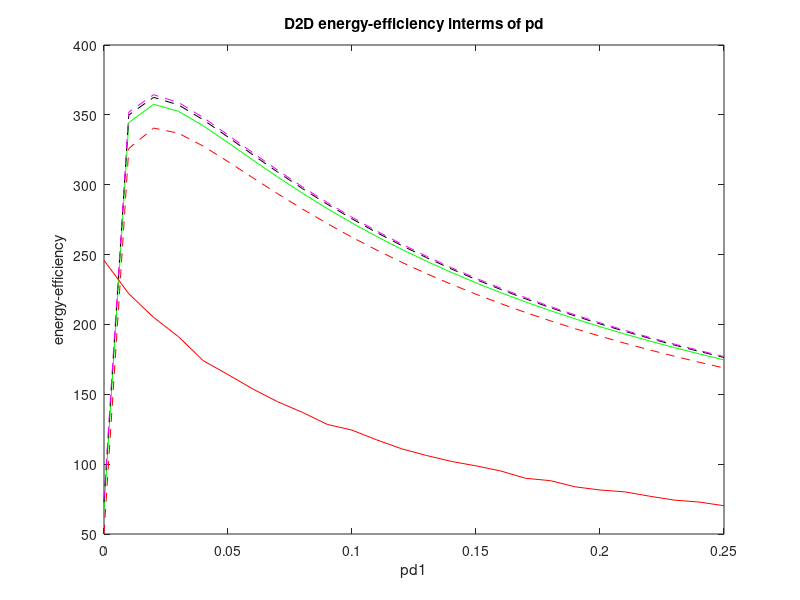

MATLAB code to generate this figure:
close all
clear
clc 
w=10000000;
plo=4;
dd=20;
a=4;
L=100;
no=10^(-17.4);
u=1;
for pd1=0:0.01:0.25
    snrA1=pd1./(w*no*plo*(dd^a));
    t=1/(snrA1-7);
eeA=w*exp(t)*(log(1)-log(t)-1+t)/(log(2)*(2*pd1+0.2));

     eeA1(1,u)=mean(eeA)/10^6;
    u=u+1;
end
    pd1=0:0.01:0.25;
plot(pd1,eeA1,'r--')
hold on
% plo=1;
m=1;
for pd1=0:0.01:0.25
%     for ho=1:100000
    snrA3=pd1/(w*no*plo*(dd^a));
    t=1/(snrA3-7);
    t3=1.5960715;
%     eeA=w.*(log2(1+snrA*(abs(ho)^2)))./(2*pd+0.2);
eeA=w*exp(t)*(log(t3)-t3+((t3^2)/4)-((t3^3)/18)-log(t)+t-((t^2)/4)+((t^3)/18))/(log(2)*(2*pd1+0.2));

     eeA3(1,m)=mean(eeA)/10^6;
    m=m+1;
end
pd1=0:0.01:0.25;
plot(pd1,eeA3,'g-')
hold on
n=1;
for pd1=0:0.01:0.25
%     for ho=1:100000
    snrA5=pd1/(w*no*plo*dd^a);
    t=1/(snrA5-7);
    t5=2.1806071;
%     eeA=w.*(log2(1+snrA*(abs(ho)^2)))./(2*pd+0.2);
eeA5=w*exp(t)*(log(t5)-t5+((t5^2)/4)-((t5^3)/18)+((t5^4)/96)-((t5^5)/600)-log(t)+t-((t^2)/4)+((t^3)/18)-((t^4)/96)+((t^5)/600))/(log(2)*(2*pd1+0.2));

     eeA15(1,n)=mean(eeA5)/10^6;
    n=n+1;
end
    pd1=0:0.01:0.25;
plot(pd1,eeA15,'k--')
u=1;
for pd1=0:0.01:0.25
%     for ho=1:100000
    snrB=pd1/(w*no*plo*(dd^a));
    t=1/(snrB-7);
    t1=2.7590025;
%     eeA=w.*(log2(1+snrA*(abs(ho)^2)))./(2*pd+0.2);
eeA7=w*exp(t)*((log(t1)-t1+((t1^2)/4)-((t1^3)/18)+((t1^4)/96)-((t1^5)/600)+((t1^6)/4320)-((t1^7)/35280)-log(t)+t-((t^2)/4)+((t^3)/18)-((t^4)/96)+((t^5)/600)-((t^6)/4320)+((t^7)/35280)))/(log(2)*(2*pd1+0.2));

     eeA17(1,u)=mean(eeA7)/10^6;
    u=u+1;
end
    pd1=0:0.01:0.25;
plot(pd1,eeA17,'m--')
hold on
i=1;
%  for k=1:100

for pd1=0:0.01:.25
    for j=1:100
        dp=sqrt(0.25);
z=dp.*randi(1,L);%signal
sigLength = length(z); % length
awgnNoise = sqrt(10^(-17.4)).*randn(size(z)); % orignal noise

%awgnNoise1=(awgnNoise-mean(awgnNoise))/var(awgnNoise);
x = randn(1, L); 
y = randn(1, L);
z1=zeros(1,100);
 if z(j)==dp;
z1(j)=z(j)+awgnNoise(j);
pwrSig = (sqrt(z1(j).^2))./sigLength; % signal power
%channel ba tozieh Rayleigh 
ho(i)=x(j)+1i*y(j);% kanal byne d2dha 
r = sqrt(0.5*(x.^2 + y.^2));
pr=pwrSig.*((abs(r)).^2);
j=j+1;
 else if z(j)==0
    j=j+1;
 else if j==100   
    break  
 else
    j=j+1;
    end 
    end
 end
% pr1=pr;
pwrNoise = sqrt(sum(awgnNoise.^2))./sigLength; % noise power
%mohasebey snr
snrA=(pr/pwrNoise)-7;
%mohasebeye nerkhe ersale D2D
Rated2d=log2(1+(snrA));
sn1=10*log(snrA);
sn2=10.^(sn1./10);
% Rd2d(1,j)=Rated2d;
    end
 RATd2d(1,i)=mean(Rated2d);
 SNR(i)=mean(sn1);
 eea(i)=2*RATd2d(1,i)./(0.2+2*pd1);
    i=i+1;
end

    pd1=0:0.01:0.25;
plot(pd1,eea,'r-')
title('D2D energy-efficiency interms of pd')
xlabel('pd1')
ylabel('energy-efficiency')

